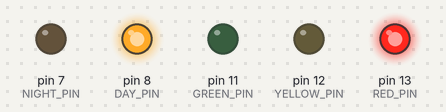
This sketch was run on a simulated Arduino Uno, built with avr-gcc and run on an emulated ATmega328P. Shown: output pins drawn as LEDs (lit = HIGH).

Above: at 0.1 s.
At 7.45 s:
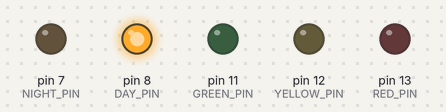
At 16.3 s:
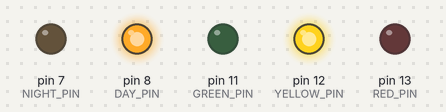
At 21.25 s:
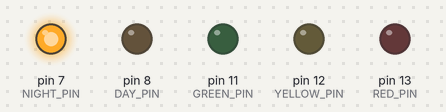
At 26.0 s:
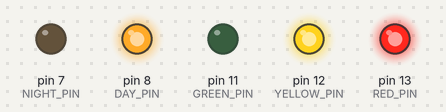
At 35.6 s:
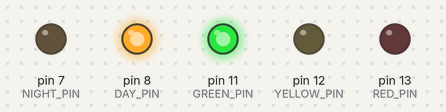
Timing chart, 0 to 40.0 s (numbered marks = the images above):
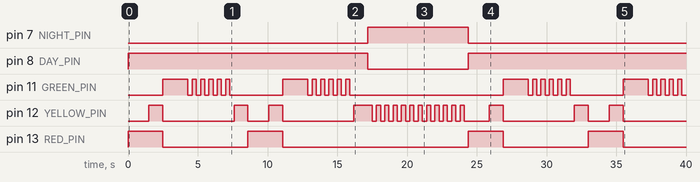

The sketch:

Valgusfoor.ino
```cpp
const int RED_PIN = 13;
const int YELLOW_PIN = 12;
const int GREEN_PIN = 11;
const int DAY_PIN = 8;
const int NIGHT_PIN = 7;

void setup()
{
  pinMode(RED_PIN, OUTPUT);
  pinMode(YELLOW_PIN, OUTPUT);
  pinMode(GREEN_PIN, OUTPUT);
  pinMode(DAY_PIN, OUTPUT);
  pinMode(NIGHT_PIN, OUTPUT);
}

void loop()
{
  // tee kaks päeva tsüklid ja üks öö tsükkel
  paev();
  paev();
  oo();
}

void paev()
{
  //Lülita sisse päev indikaator led
  digitalWrite(DAY_PIN, HIGH);

  // põleb punane ja siis põleb kollane
  digitalWrite(RED_PIN, HIGH);
  delay(1500);
  digitalWrite(YELLOW_PIN, HIGH);
  delay(1000);
  // punane ja kollane on välja lülitatud
  // roheline põleb
  digitalWrite(RED_PIN, LOW);
  digitalWrite(YELLOW_PIN, LOW);
  digitalWrite(GREEN_PIN, HIGH);
  delay(1500);
  //roheline vilgub
  for (int i = 0; i < 6; i++) {
    digitalWrite(GREEN_PIN, HIGH);
    delay(300);
    digitalWrite(GREEN_PIN, LOW);
    delay(300);
  }
  //kollane põleb
  digitalWrite(YELLOW_PIN, HIGH);
  delay(1000);
  digitalWrite(YELLOW_PIN, LOW);

  // Lülita välja päeva indikaator led
  digitalWrite(DAY_PIN, LOW);
}

void oo()
{
  // öö led indikaator põleb
  digitalWrite(NIGHT_PIN, HIGH);

  // kollane vilgub
  for (int i = 0; i < 12; i++) {
    digitalWrite(YELLOW_PIN, HIGH);
    delay(300);
    digitalWrite(YELLOW_PIN, LOW);
    delay(300);
  }

  // öö led indikaator on välja lülitatud
  digitalWrite(NIGHT_PIN, LOW);
}
```

Measured:
- by itself, pin 7 (NIGHT_PIN): LOW → HIGH at 17.2 s, → LOW 7.2 s later
- by itself, pin 8 (DAY_PIN): LOW → HIGH at 0.00 s, → LOW 17.2 s later, → HIGH 7.2 s later
- by itself, pin 11 (GREEN_PIN): LOW → HIGH at 2.5 s, → LOW 1.8 s later, → HIGH 0.30 s later, → LOW 0.30 s later, … (46 changes in this stretch)
- by itself, pin 12 (YELLOW_PIN): LOW → HIGH at 1.5 s, → LOW 1.0 s later, → HIGH 5.1 s later, → LOW 1.0 s later, … (36 changes in this stretch)
- by itself, pin 13 (RED_PIN): LOW → HIGH at 0.00 s, → LOW 2.5 s later, → HIGH 6.1 s later, → LOW 2.5 s later, … (8 changes in this stretch)
